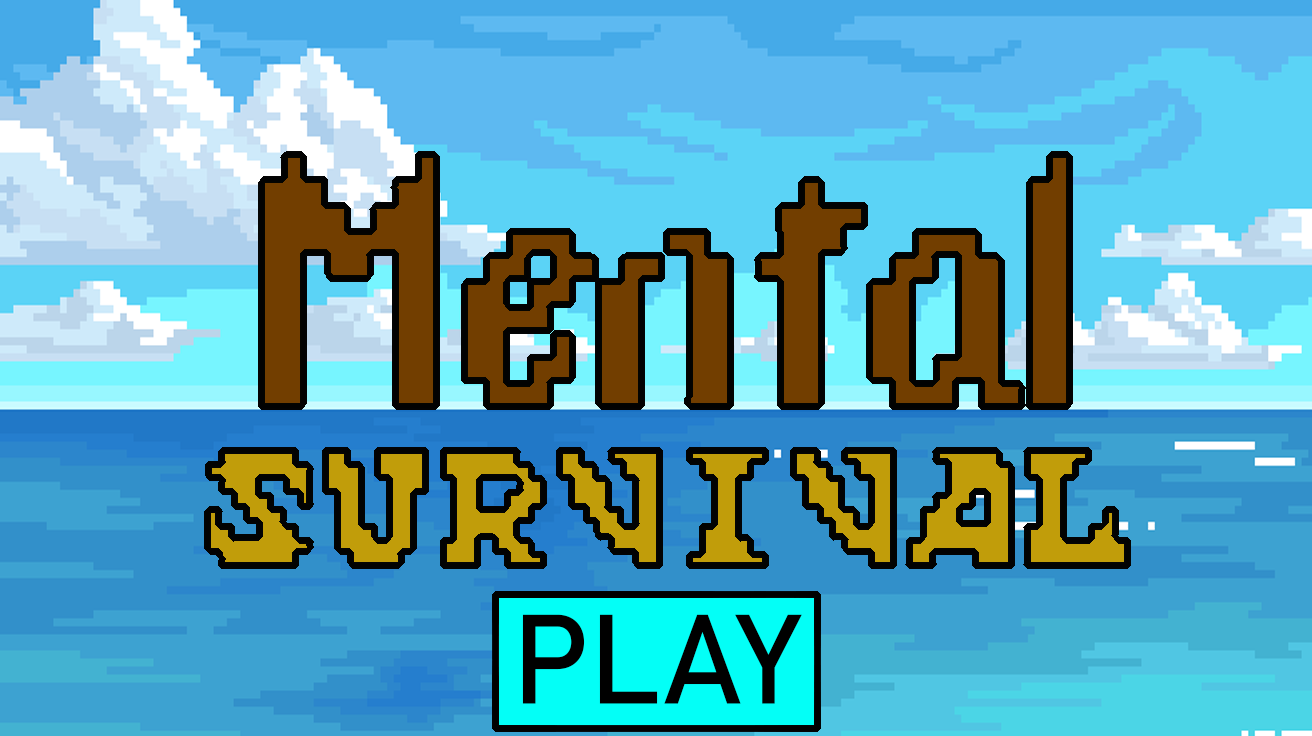

The image is a tile-based game level rendered from a .tmx file. Its description and complete source (layers, tilesets, objects, tile grids) follow:
An orthogonal 41x23 tile map with 32x32 px tiles, 1 tile layer (Tile Layer 1).

<map version="1.4" tiledversion="1.4.3" orientation="orthogonal" renderorder="right-down" width="41" height="23" tilewidth="32" tileheight="32" infinite="0" nextlayerid="2" nextobjectid="1">
 <tileset firstgid="1" source="Titlescreen.tsx" />
 <layer id="1" name="Tile Layer 1" width="41" height="23">
  <data encoding="csv">
1,2,3,4,5,6,7,8,9,10,11,12,13,14,15,16,17,18,19,20,21,22,23,24,25,26,27,28,29,30,31,32,33,34,35,36,37,38,39,40,41,
42,43,44,45,46,47,48,49,50,51,52,53,54,55,56,57,58,59,60,61,62,63,64,65,66,67,68,69,70,71,72,73,74,75,76,77,78,79,80,81,82,
83,84,85,86,87,88,89,90,91,92,93,94,95,96,97,98,99,100,101,102,103,104,105,106,107,108,109,110,111,112,113,114,115,116,117,118,119,120,121,122,123,
124,125,126,127,128,129,130,131,132,133,134,135,136,137,138,139,140,141,142,143,144,145,146,147,148,149,150,151,152,153,154,155,156,157,158,159,160,161,162,163,164,
165,166,167,168,169,170,171,172,173,174,175,176,177,178,179,180,181,182,183,184,185,186,187,188,189,190,191,192,193,194,195,196,197,198,199,200,201,202,203,204,205,
206,207,208,209,210,211,212,213,214,215,216,217,218,219,220,221,222,223,224,225,226,227,228,229,230,231,232,233,234,235,236,237,238,239,240,241,242,243,244,245,246,
247,248,249,250,251,252,253,254,255,256,257,258,259,260,261,262,263,264,265,266,267,268,269,270,271,272,273,274,275,276,277,278,279,280,281,282,283,284,285,286,287,
288,289,290,291,292,293,294,295,296,297,298,299,300,301,302,303,304,305,306,307,308,309,310,311,312,313,314,315,316,317,318,319,320,321,322,323,324,325,326,327,328,
329,330,331,332,333,334,335,336,337,338,339,340,341,342,343,344,345,346,347,348,349,350,351,352,353,354,355,356,357,358,359,360,361,362,363,364,365,366,367,368,369,
370,371,372,373,374,375,376,377,378,379,380,381,382,383,384,385,386,387,388,389,390,391,392,393,394,395,396,397,398,399,400,401,402,403,404,405,406,407,408,409,410,
411,412,413,414,415,416,417,418,419,420,421,422,423,424,425,426,427,428,429,430,431,432,433,434,435,436,437,438,439,440,441,442,443,444,445,446,447,448,449,450,451,
452,453,454,455,456,457,458,459,460,461,462,463,464,465,466,467,468,469,470,471,472,473,474,475,476,477,478,479,480,481,482,483,484,485,486,487,488,489,490,491,492,
493,494,495,496,497,498,499,500,501,502,503,504,505,506,507,508,509,510,511,512,513,514,515,516,517,518,519,520,521,522,523,524,525,526,527,528,529,530,531,532,533,
534,535,536,537,538,539,540,541,542,543,544,545,546,547,548,549,550,551,552,553,554,555,556,557,558,559,560,561,562,563,564,565,566,567,568,569,570,571,572,573,574,
575,576,577,578,579,580,581,582,583,584,585,586,587,588,589,590,591,592,593,594,595,596,597,598,599,600,601,602,603,604,605,606,607,608,609,610,611,612,613,614,615,
616,617,618,619,620,621,622,623,624,625,626,627,628,629,630,631,632,633,634,635,636,637,638,639,640,641,642,643,644,645,646,647,648,649,650,651,652,653,654,655,656,
657,658,659,660,661,662,663,664,665,666,667,668,669,670,671,672,673,674,675,676,677,678,679,680,681,682,683,684,685,686,687,688,689,690,691,692,693,694,695,696,697,
698,699,700,701,702,703,704,705,706,707,708,709,710,711,712,713,714,715,716,717,718,719,720,721,722,723,724,725,726,727,728,729,730,731,732,733,734,735,736,737,738,
739,740,741,742,743,744,745,746,747,748,749,750,751,752,753,754,755,756,757,758,759,760,761,762,763,764,765,766,767,768,769,770,771,772,773,774,775,776,777,778,779,
780,781,782,783,784,785,786,787,788,789,790,791,792,793,794,795,796,797,798,799,800,801,802,803,804,805,806,807,808,809,810,811,812,813,814,815,816,817,818,819,820,
821,822,823,824,825,826,827,828,829,830,831,832,833,834,835,836,837,838,839,840,841,842,843,844,845,846,847,848,849,850,851,852,853,854,855,856,857,858,859,860,861,
862,863,864,865,866,867,868,869,870,871,872,873,874,875,876,877,878,879,880,881,882,883,884,885,886,887,888,889,890,891,892,893,894,895,896,897,898,899,900,901,902,
903,904,905,906,907,908,909,910,911,912,913,914,915,916,917,918,919,920,921,922,923,924,925,926,927,928,929,930,931,932,933,934,935,936,937,938,939,940,941,942,943
</data>
 </layer>
</map>